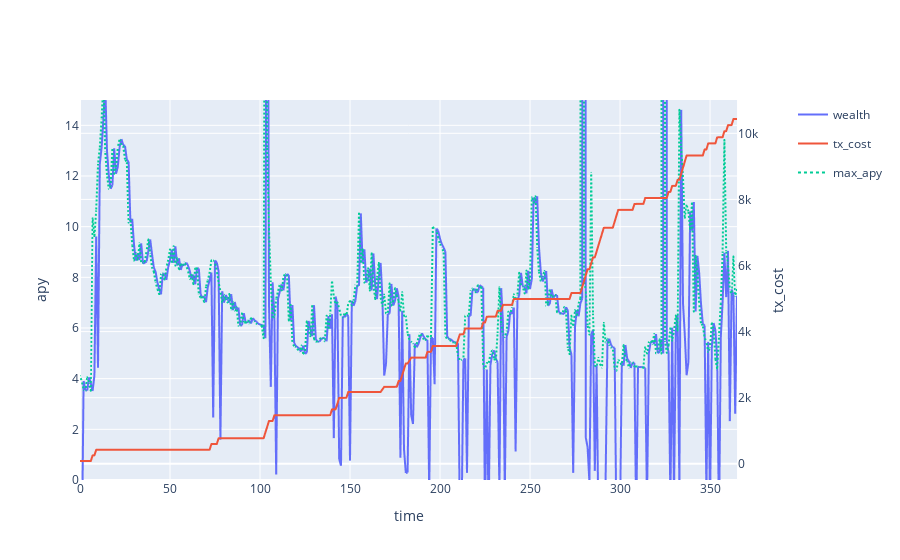

Source (notebook cell):
### Code cell
backtest['pnl']["tx_cost"].iloc[0] = 0.001
cum_tx_cost = backtest['pnl']["tx_cost"].cumsum()
apy = (backtest['pnl']['wealth'] / backtest['pnl']['wealth'].shift(1) -1)*365/1*100
max_apy = backtest['full_apy'].max(axis=1)*100*(1-parameter_grid["base_buffer"])
max_apy.name = 'max_apy'

subfig = make_subplots(specs=[[{"secondary_y": True}]])

# create two independent figures with px.line each containing data from multiple columns
fig = px.line(apy,render_mode="webgl",)
fig3 = px.line(max_apy, render_mode="webgl")
fig3.update_traces(line={"dash": 'dot'})
fig2 = px.line(cum_tx_cost, render_mode="webgl",)
fig2.update_traces(yaxis="y2")
subfig.add_traces(fig.data + fig2.data + fig3.data)
subfig.layout.xaxis.title = "time"
subfig.layout.yaxis.title = "apy"
subfig.layout.yaxis.range = [0, 15]
subfig.layout.yaxis2.title = "tx_cost"

# recoloring is necessary otherwise lines from fig und fig2 would share each color
# e.g. Linear-, Log- = blue; Linear+, Log+ = red... we don't want this
subfig.for_each_trace(lambda t: t.update(line=dict(color=t.marker.color)))
subfig.show()

apy.mean()

### Figure 1 — Plotly figure (JSON) as saved in the notebook; plotly's stock layout.template omitted (floating-point values rounded to 4 significant figures; data arrays with more than 128 entries replaced by an {"elided": "..."} marker saying what was removed)
{"data": [{"hovertemplate": "variable=wealth<br>index=%{x}<br>value=%{y}<extra></extra>", "legendgroup": "wealth", "line": {"dash": "solid"}, "marker": {"symbol": "circle"}, "mode": "lines", "name": "wealth", "showlegend": true, "type": "scattergl", "x": {"elided": "366 int values"}, "xaxis": "x", "y": {"elided": "366 float values"}, "yaxis": "y"}, {"hovertemplate": "variable=tx_cost<br>index=%{x}<br>value=%{y}<extra></extra>", "legendgroup": "tx_cost", "line": {"dash": "solid"}, "marker": {"symbol": "circle"}, "mode": "lines", "name": "tx_cost", "showlegend": true, "type": "scattergl", "x": {"elided": "366 int values"}, "xaxis": "x", "y": {"elided": "366 float values"}, "yaxis": "y2"}, {"hovertemplate": "variable=max_apy<br>index=%{x}<br>value=%{y}<extra></extra>", "legendgroup": "max_apy", "line": {"dash": "dot"}, "marker": {"symbol": "circle"}, "mode": "lines", "name": "max_apy", "showlegend": true, "type": "scattergl", "x": {"elided": "366 int values"}, "xaxis": "x", "y": {"elided": "366 float values"}, "yaxis": "y"}], "layout": {"xaxis": {"anchor": "y", "domain": [0, 0.94], "title": {"text": "time"}}, "yaxis": {"anchor": "x", "domain": [0, 1], "range": [0, 15], "title": {"text": "apy"}}, "yaxis2": {"anchor": "x", "overlaying": "y", "side": "right", "title": {"text": "tx_cost"}}}}
